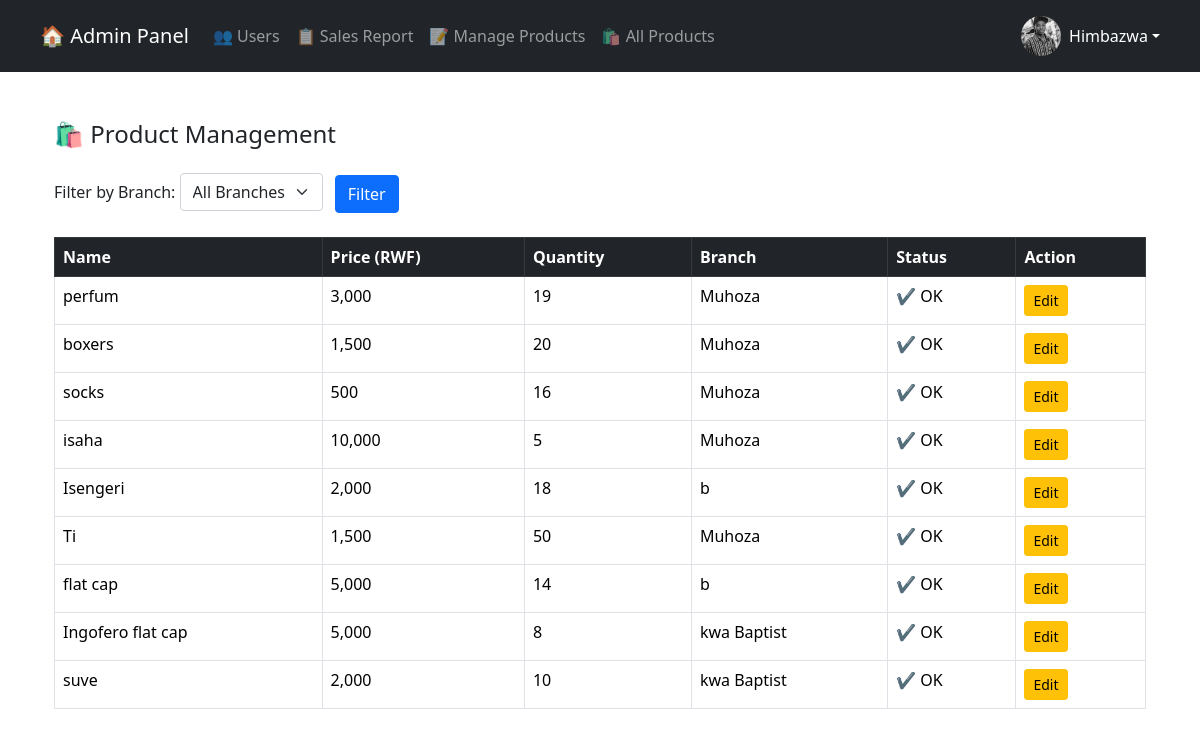
Screenshot of /admin/manage_products.php (signed in) with the database file from the repository.
### tables this page shows
CREATE TABLE `products` (
  `id` int(11) NOT NULL,
  `branch_id` int(11) NOT NULL,
  `name` varchar(100) NOT NULL,
  `price` decimal(10,2) NOT NULL,
  `quantity` int(11) NOT NULL,
  `low_stock_threshold` int(11) DEFAULT 5,
  `created_at` timestamp NOT NULL DEFAULT current_timestamp()
);

CREATE TABLE `branches` (
  `id` int(11) NOT NULL,
  `name` varchar(50) DEFAULT NULL
);

### admin/manage_products.php (the view, shortened to what this page needs)
<?php
require '../includes/db.php';
require 'navbar.php';
$branchId = isset($_GET['branch']) ? $_GET['branch'] : null;
if ($branchId) {
    $stmt = $conn->prepare("SELECT p.*, b.name AS branch_name
                            FROM products p
                            JOIN branches b ON p.branch_id = b.id
                            WHERE branch_id = ?");
    $stmt->execute([$branchId]);
} else {
    $stmt = $conn->query("SELECT p.*, b.name AS branch_name
                          FROM products p
                          JOIN branches b ON p.branch_id = b.id");
}
$products = $stmt->fetchAll(PDO::FETCH_ASSOC);
?>
<!DOCTYPE html>
<html>
<head>
  <link href="https://cdn.jsdelivr.net/npm/bootstrap@5.3.3/dist/css/bootstrap.min.css" rel="stylesheet">
  <link rel="stylesheet" href="css/bootstrap.min.css">
</head>
<body>
<div class="container mt-5">
  <h4 class="mb-4">🛍️ Product Management</h4>
  <form method="GET" class="mb-4">
    <label for="branch" class="form-label">Filter by Branch:</label>
    <select name="branch" id="branch" class="form-select w-auto d-inline-block">
      <option value="">All Branches</option>
    </select>
    <button class="btn btn-primary ms-2">Filter</button>
  </form>
  <table class="table table-bordered">
    <thead class="table-dark">
      <tr>
        <th>Name</th>
        <th>Price (RWF)</th>
        <th>Quantity</th>
        <th>Branch</th>
        <th>Status</th>
        <th>Action</th>
      </tr>
    </thead>
    <tbody>
      <?php foreach ($products as $product): ?>
        <tr class="<?= $product['quantity'] < 5 ? 'table-warning' : '' ?>">
          <td><?= htmlspecialchars($product['name']) ?></td>
          <td><?= number_format($product['price']) ?></td>
          <td><?= $product['quantity'] ?></td>
          <td><?= htmlspecialchars($product['branch_name']) ?></td>
          <td><?= $product['quantity'] < 5 ? '⚠️ Low Stock' : '✔️ OK' ?></td>
          <td><a href="edit_product.php?id=<?= $product['id'] ?>" class="btn btn-sm btn-warning">Edit</a></td>
        </tr>
      <?php endforeach; ?>
    </tbody>
  </table>
</div>
</body>
</html>

### admin/navbar.php (shortened to what this page needs)
<?php
$username = $_SESSION['username'] ?? 'User';
$profile_img = '../includes/images/IMG_20230603_085143_694
.jpg';
?>
<nav class="navbar navbar-expand-lg navbar-dark bg-dark p-3">
  <div class="container-fluid">
    <a class="navbar-brand" href="dashboard.php">🏠 Admin Panel</a>
    <div class="collapse navbar-collapse" id="adminNavbar">
      <ul class="navbar-nav me-auto mb-2 mb-lg-0">
        <li class="nav-item"><a class="nav-link" href="users.php">👥 Users</a></li>
        <li class="nav-item"><a class="nav-link" href="sales_report.php">📋 Sales Report</a></li>
        <li class="nav-item"><a class="nav-link" href="manage_products.php">📝 Manage Products</a></li>
        <li class="nav-item"><a class="nav-link" href="products.php">🛍 All Products</a></li>
      </ul>
      <div class="dropdown">
        <a class="d-flex align-items-center text-white text-decoration-none dropdown-toggle" href="#" role="button" id="dropdownProfile" data-bs-toggle="dropdown" aria-expanded="false">
          <img src="<?= $profile_img ?>" alt="Profile Picture" class="rounded-circle me-2" style="width: 40px; height: 40px;">
          <span><?= htmlspecialchars($username) ?></span>
        </a>
      </div>
    </div>
  </div>
</nav>

### rows the page displays
products: name "perfum", price "3,000", quantity "19", branch.name "Muhoza", shows "✔️ OK"
products: name "boxers", price "1,500", quantity "20", branch.name "Muhoza", shows "✔️ OK"
products: name "socks", price "500", quantity "16", branch.name "Muhoza", shows "✔️ OK"
products: name "isaha", price "10,000", quantity "5", branch.name "Muhoza", shows "✔️ OK"
products: name "Isengeri", price "2,000", quantity "18", branch.name "b", shows "✔️ OK"
products: name "Ti", price "1,500", quantity "50", branch.name "Muhoza", shows "✔️ OK"
products: name "flat cap", price "5,000", quantity "14", branch.name "b", shows "✔️ OK"
products: name "Ingofero flat cap", price "5,000", quantity "8", branch.name "kwa Baptist", shows "✔️ OK"
products: name "suve", price "2,000", quantity "10", branch.name "kwa Baptist", shows "✔️ OK"

### other values shown
$username "Himbazwa"
